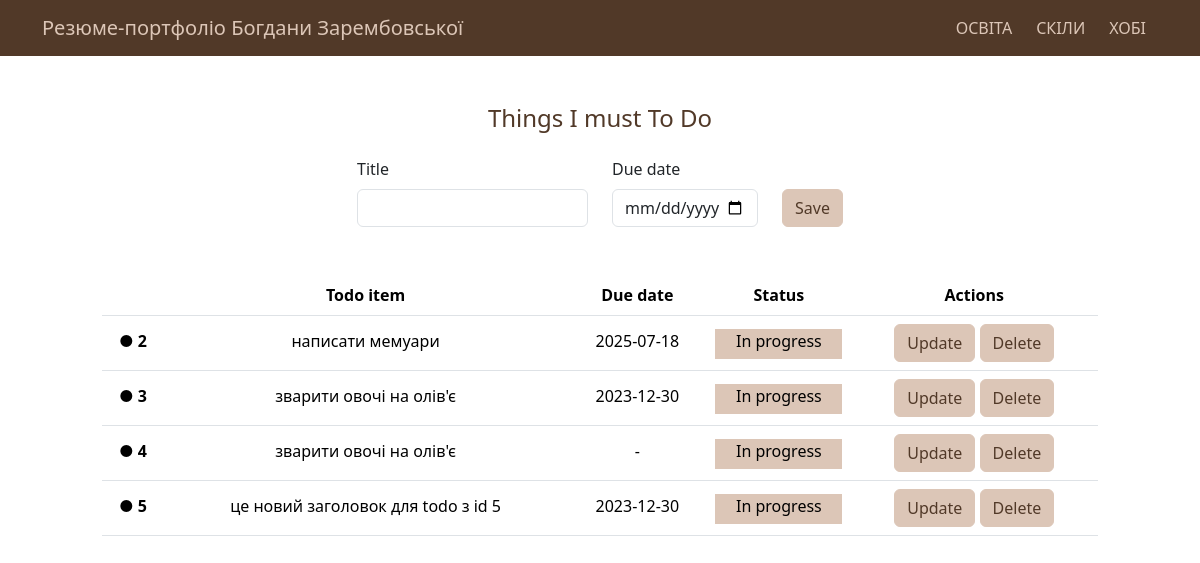
/todo/, run on the app's committed database.
### app/todo/models.py (models this page shows, shortened)
class Todo(db.Model):
    id: Mapped[int] = mapped_column(Integer, primary_key=True)
    title: Mapped[str] = mapped_column(String(100))
    due_date: Mapped[date] = mapped_column(Date, nullable=True)
    complete: Mapped[bool] = mapped_column(Boolean)

### app/todo/views.py (the view)
@todo_bp.route('/', methods=["GET"])
def todo_page():
    form=TodoForm()
    return render_template("todo/todo.html", todo_list=Todo.query.all(), form=form)

### app/todo/forms.py
class TodoForm(FlaskForm):
    title = StringField(label='Title', validators=[DataRequired("Title is required")])
    due_date = DateField(label='Due date')
    submit = SubmitField(label="Save")

### app/__init__.py (called while the page is built)
def create_app(config_name='default'):
    app = Flask(__name__)
    app.config.from_object(config.get(config_name))
    db.init_app(app)
    migrate.init_app(app, db)
    bcrypt.init_app(app)
    login_manager.init_app(app)
    jwt_manager.init_app(app)
    @app.before_request
    def before_request():
        print("URL for /api/todos:", url_for('todo_api_bp.get_all_todos_api'))
    with app.app_context():
        app.register_blueprint(auth_bp, url_prefix='/')
        app.register_blueprint(resume_bp, url_prefix='/resume')
        app.register_blueprint(cookies_bp, url_prefix='/cookies')
        app.register_blueprint(todo_bp, url_prefix='/todo')
        app.register_blueprint(posts_bp, url_prefix='/posts')
        app.register_blueprint(todo_api_bp, url_prefix='/api/todos')
        app.register_blueprint(auth_api_bp, url_prefix='/api/auth')
        return app

### app/todo/templates/todo/todo.html (shortened to what this page needs)
{% extends 'base.html' %}
{% from "_render_field.html" import render_field %}
{% block body %}
    <div class="row d-flex justify-content-center align-items-center h-100">
      <div class="col col-lg-9 col-xl-10">
        <div class="text-center text-brown pb-3 mt-5">
            <h4>Things I must To Do</h4>
        </div>
        <form class="row justify-content-center" method="post">
            <div class="col-3">
                {{ render_field(form.title, class="form-control") }}
            </div>
            <div class="col-2">
                {{ render_field(form.due_date, class="form-control") }}
            </div>
            <div class="col-1 mt-2">
                {{ render_field(form.submit, class="btn btn-beige text-brown mt-4", style="width: 100%;") }}
            </div>
        </form>
        <table class="table mb-4 mt-5 text-center text-brown">
            <thead>
                <tr>
                    <th> </th>
                    <th>Todo item</th>
                    <th>Due date</th>
                    <th>Status</th>
                    <th>Actions</th>
                </tr>
            </thead>
            <tbody>
                {% for todo in todo_list %}
                <tr style="vertical-align: baseline;">
                    <th scope="row">● {{ todo.id }}</th>
                    <td>{{ todo.title }}</td>
                    <td>
                    {% if todo.due_date %}
                        {{ todo.due_date }}
                    {% else %}
                        -
                    {% endif %}
                    </td>
                    <td>
                    {% if todo.complete == False %}
                    <div class="bg-beige" style="height: 30px;">In progress</div>
                    {% else %}
                    <div class="bg-beige" style="height: 30px;">Completed</div>
                    {% endif %}
                    </td>
                    <td>
                    <a class="btn btn-beige text-brown" href="{{ url_for('todo.update', id=todo.id) }}">Update</a>
                    <a class="btn btn-beige text-brown" href="{{ url_for('todo.delete', id=todo.id) }}">Delete</a>
                    </td>
                </tr>
                {% endfor %}
            </tbody>
        </table>
        </div>
      </div>
{% endblock %}

### app/templates/base.html (shortened to what this page needs)
{% set menu = {
    "Освіта": url_for("resume.education_page"),
    "Скіли": url_for("resume.skills_page"),
    "Хобі": url_for("resume.hobbies_page"),
} %}
<!DOCTYPE html>
<html>
<head>
    <link rel="stylesheet" type="text/css" href={{ url_for('static', filename='css/bootstrap.min.css') }}>
</head>
<body>
    {% include 'new_base.html' %}
    {% block body %}
    {% endblock %}
</body>
</html>

### app/templates/_render_field.html (shortened to what this page needs)
{% macro render_field(field, data) %}
  {% if field.type != "SubmitField"  %}
  {{ field.label(class="form-label") }}
  {% elif field.type == "BooleanField" %}
  {{ field.label(class="form-check-label") }}
  {% endif %}
  {{ field(**kwargs)| safe }}
{% endmacro %}

### app/templates/new_base.html (shortened to what this page needs)
{% set menu = {
    "Освіта": url_for("resume.education_page"),
    "Скіли": url_for("resume.skills_page"),
    "Хобі": url_for("resume.hobbies_page"),
} %}
<nav class="navbar navbar-expand-lg navbar-light bg-brown">
    <div class="container">
        <a class="navbar-brand text-beige" href="{{url_for("resume.about_page")}}">Резюме-портфоліо Богдани Зарембовської</a>
        <div class="d-flex justify-content-end">
            <ul class="navbar-nav">
                {%for name, url in menu.items() %}
                <li class="nav-item mx-0 mx-lg-1"><a class="nav-link text-beige" href={{url}}> {{ name | upper}} </a></li>
                {% endfor %}
            </ul>
        </div>
    </div>
</nav>

### data on the page
Todo: id "2", title "написати мемуари", due_date "2025-07-18", complete "In progress"
Todo: id "3", title "зварити овочі на олів'є", due_date "2023-12-30", complete "In progress"
Todo: id "4", title "зварити овочі на олів'є", complete "In progress"
Todo: id "5", title "це новий заголовок для todo з id 5", due_date "2023-12-30", complete "In progress"

### other printed values
{{ name | upper }} "ОСВІТА" "СКІЛИ" "ХОБІ"
{{ field.label(class="form-label") }} "Title Due date"
